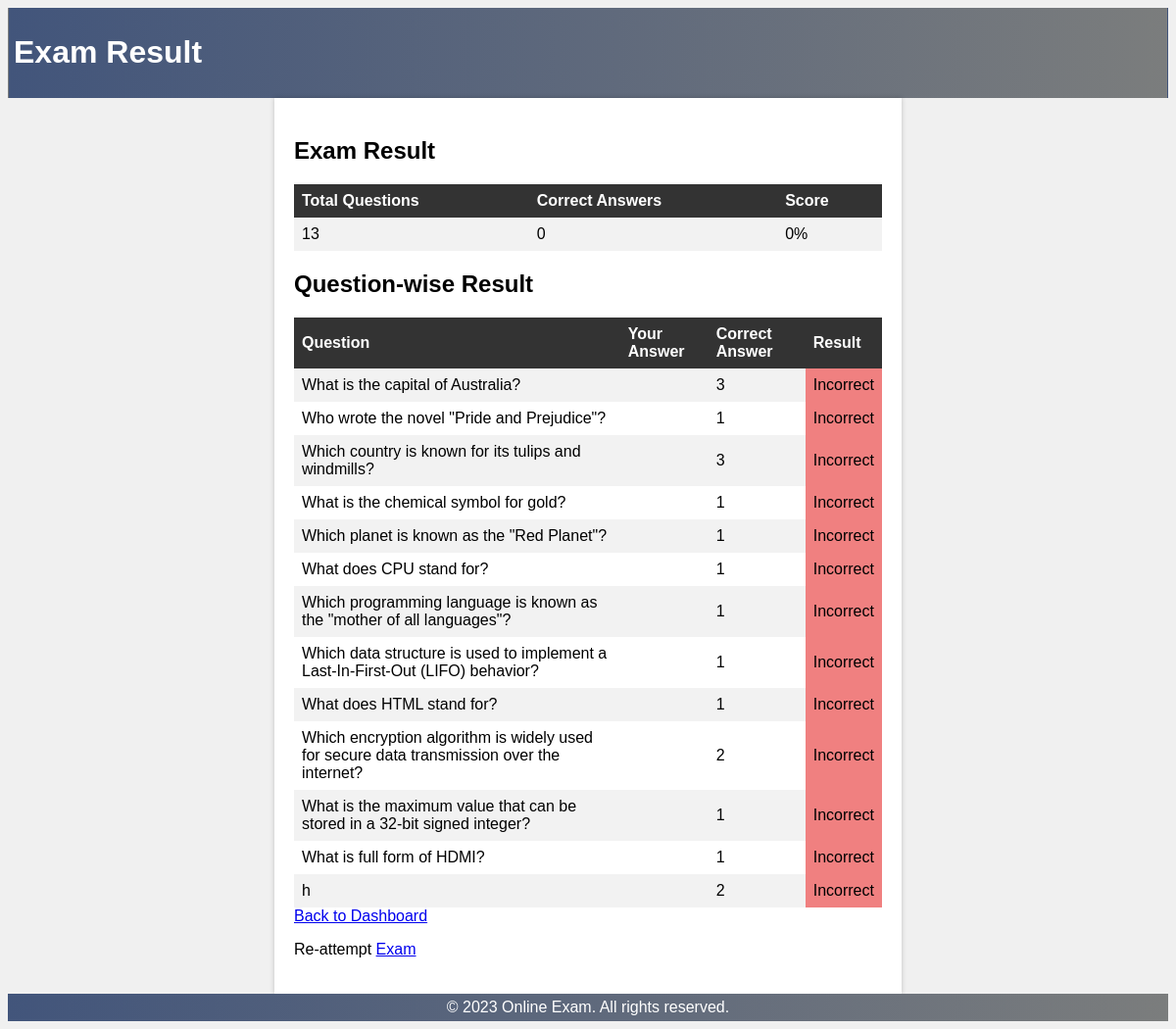
Page /submit_exam.php (signed in) on the committed database.
### tables this page shows
CREATE TABLE `questions` (
  `id` int(11) NOT NULL,
  `question` varchar(255) DEFAULT NULL,
  `option1` varchar(255) DEFAULT NULL,
  `option2` varchar(255) DEFAULT NULL,
  `option3` varchar(255) DEFAULT NULL,
  `option4` varchar(255) DEFAULT NULL,
  `answer` int(11) DEFAULT NULL,
  `answer_options` text DEFAULT NULL
);

### submit_exam.php (the view, shortened to what this page needs)
<!DOCTYPE html>
<html>
<head>
</head>
<body>
  <header>
    <h1>Exam Result</h1>
  </header>
  <main>
  <?php
$host = 'localhost';
$dbUsername = 'root';
$dbPassword = 'root';
$database = 'quiz';
$conn = new mysqli($host, $dbUsername, $dbPassword, $database);
$sql = "SELECT * FROM questions";
$result = $conn->query($sql);
$totalQuestions = 0;
$correctAnswers = 0;
while ($row = $result->fetch_assoc()) {
  $totalQuestions++;
}
$score = ($correctAnswers / $totalQuestions) * 100;
$score = round($score, 2);
echo '<h2>Exam Result</h2>';
echo '<table>';
echo '<tr><th>Total Questions</th><th>Correct Answers</th><th>Score</th></tr>';
echo '<tr><td>' . $totalQuestions . '</td><td>' . $correctAnswers . '</td><td>' . $score . '%</td></tr>';
echo '</table>';
echo '<h2>Question-wise Result</h2>';
echo '<table>';
echo '<tr><th>Question</th><th>Your Answer</th><th>Correct Answer</th><th>Result</th></tr>';
$result->data_seek(0);
while ($row = $result->fetch_assoc()) {
  $questionId = $row['id'];
  $submittedAnswer = $_POST['answer_' . $questionId];
  $correctAnswer = $row['answer'];
  $isCorrect = $submittedAnswer === $correctAnswer;
  echo '<tr>';
  echo '<td>' . $row['question'] . '</td>';
  echo '<td>' . $submittedAnswer . '</td>';
  echo '<td>' . $correctAnswer . '</td>';
  if ($isCorrect) {
    echo '<td style="background-color: lightgreen; color: #000;">Correct</td>';
  } else {
    echo '<td style="background-color: lightcoral; color: #000;">Incorrect</td>';
  }
  echo '</tr>';
}
echo '</table>';
?>
<a class="back-link" href="dashboard.php">Back to Dashboard</a>
    <p>Re-attempt <a href="exam.php">Exam</a></p>
  </main>
  <footer>
    &copy; <?php echo date("Y"); ?> Online Exam. All rights reserved.
  </footer>
</body>
</html>

### submit_exam.php (style rules this page uses)
body { font-family: Arial, sans-serif; background-color: #f0f0f0; }
header { background-color: skyblue; color: #fff; text-align: center; padding: 10px; }
main { max-width: 600px; margin: 0 auto; padding: 20px; background-color: #fff; box-shadow: 0 0 5px rgba(0, 0, 0, 0.2); }
table { width: 100%; border-collapse: collapse; margin-top: 20px; }
th, td { padding: 8px; text-align: left; }
th { background-color: #333; color: #fff; }
tr:nth-child(even) { background-color: #f2f2f2; }
footer { background-color: #7B7D7D; padding: 5px; color: #fff; text-align: center; grid-column: 1 / -1; background-image: linear-gradient(to right, #42557B, #7B7D7D); }
header { background-color: #7B7D7D; padding: 5px; color: #fff; text-align: center; border: 1px solid transparent; display: flex; justify-content: space-between; align-items: center; background-image: linear-gradient(to right, #42557B, #7B7D7D); }

### rows in the picture
questions: question "What is the capital of Australia?", answer "3", shows "Incorrect"
questions: question "Who wrote the novel \"Pride and Prejudice\"?", answer "1", shows "Incorrect"
questions: question "Which country is known for its tulips and windmills?", answer "3", shows "Incorrect"
questions: question "What is the chemical symbol for gold?", answer "1", shows "Incorrect"
questions: question "Which planet is known as the \"Red Planet\"?", answer "1", shows "Incorrect"
questions: question "What does CPU stand for?", answer "1", shows "Incorrect"
questions: question "Which programming language is known as the \"mother of all languages\"?", answer "1", shows "Incorrect"
questions: question "Which data structure is used to implement a Last-In-First-Out (LIFO) behavior?", answer "1", shows "Incorrect"
questions: question "What does HTML stand for?", answer "1", shows "Incorrect"
questions: question "Which encryption algorithm is widely used for secure data transmission over the internet?", answer "2", shows "Incorrect"
questions: question "What is the maximum value that can be stored in a 32-bit signed integer?", answer "1", shows "Incorrect"
questions: question "What is full form of HDMI?", answer "1", shows "Incorrect"
questions: question "h", answer "2", shows "Incorrect"

### other values in the picture
$totalQuestions "13"
$correctAnswers "0"
$score "0"
